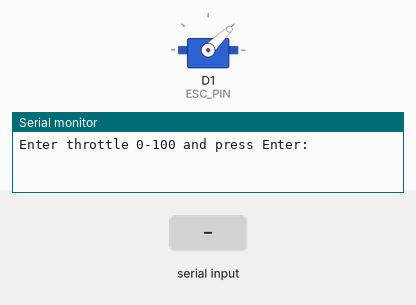
Simulated run of this sketch. Board: ESP8266 (NodeMCU). On the bench: servo, the last lines printed to the serial monitor. The test bench sets the inputs (shaded band).

Above: at 4.2 s.
4.3 s: "90,45\n" received over Serial
At 6.4 s:
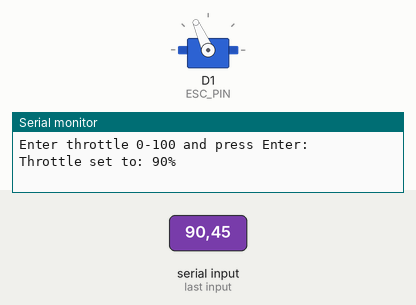
7.3 s: "200\n" received over Serial
At 8.7 s:
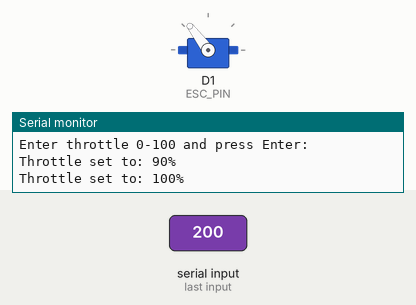
9.0 s: "0\n" received over Serial
At 9.75 s:
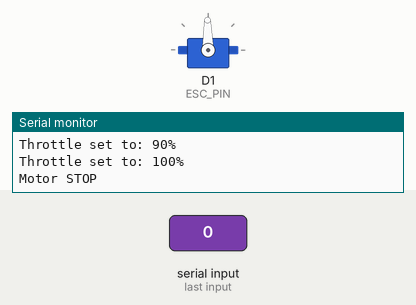
12.0 s: "90\n" received over Serial
At 12.45 s:
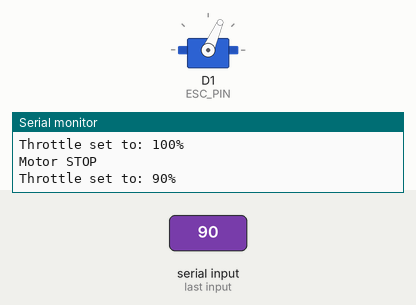
Timing chart, 0 to 15.0 s (numbered marks = the images above; inputs shaded):
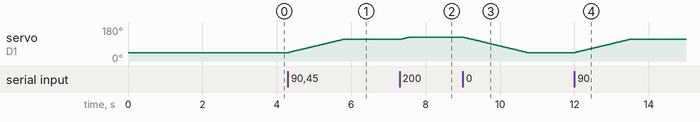

Measured:
- after the input at 4.3 s, servo on D1 (ESC_PIN): moves from 44° to 114° over 1.5 s, starting at once
- after the input at 7.3 s, servo on D1 (ESC_PIN): moves from 114° to 127° over 0.26 s, starting at once
- after the input at 9.0 s, servo on D1 (ESC_PIN): moves from 127° to 44° over 1.7 s, starting at once
- after the input at 12.0 s, servo on D1 (ESC_PIN): moves from 44° to 114° over 1.5 s, starting at once

The sketch:

bushless_motor.ino
```cpp
#include <Servo.h>

#define ESC_PIN D1

Servo esc;

int currentSpeed = 1000;
int targetSpeed  = 1000;

const int ESC_MIN   = 1000;
const int ESC_START = 1150;   // Adjust if needed
const int ESC_MAX   = 1850;

String inputString = "";
bool inputComplete = false;

void setup() {

  Serial.begin(115200);
  esc.attach(ESC_PIN);

  esc.writeMicroseconds(ESC_MIN);
  delay(3000);

  Serial.println("Enter throttle 0-100 and press Enter:");
}

void loop() {

  // Read serial properly
  while (Serial.available()) {

    char inChar = (char)Serial.read();

    if (inChar == '\n') {
      inputComplete = true;
    } else {
      inputString += inChar;
    }
  }

  if (inputComplete) {

    int percent = inputString.toInt();
    percent = constrain(percent, 0, 100);

    if (percent == 0) {
      targetSpeed = ESC_MIN;
      Serial.println("Motor STOP");
    } else {
      float curve = pow(percent / 100.0, 2.0);  // smoother control
      targetSpeed = ESC_START + curve * (ESC_MAX - ESC_START);

      Serial.print("Throttle set to: ");
      Serial.print(percent);
      Serial.println("%");
    }

    inputString = "";
    inputComplete = false;
  }

  // Smooth ramp
  if (currentSpeed < targetSpeed) {
    currentSpeed += 2;
    esc.writeMicroseconds(currentSpeed);
    delay(4);
  }
  else if (currentSpeed > targetSpeed) {
    currentSpeed -= 2;
    esc.writeMicroseconds(currentSpeed);
    delay(4);
  }
}
```
